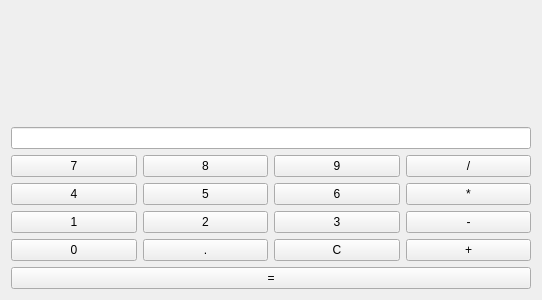
<?xml version="1.0" encoding="UTF-8"?>
<ui version="4.0">
 <class>Calculator</class>
 <widget class="QWidget" name="Calculator">
  <property name="geometry">
   <rect>
    <x>0</x>
    <y>0</y>
    <width>542</width>
    <height>300</height>
   </rect>
  </property>
  <property name="windowTitle">
   <string>Calculator</string>
  </property>
  <layout class="QVBoxLayout" name="verticalLayout">
   <item>
    <layout class="QGridLayout" name="gridLayout">
     <item row="4" column="0">
      <widget class="QPushButton" name="pushButton_1">
       <property name="text">
        <string>1</string>
       </property>
      </widget>
     </item>
     <item row="4" column="2">
      <widget class="QPushButton" name="pushButton_3">
       <property name="text">
        <string>3</string>
       </property>
      </widget>
     </item>
     <item row="5" column="1">
      <widget class="QPushButton" name="pushButton_point">
       <property name="text">
        <string>.</string>
       </property>
      </widget>
     </item>
     <item row="3" column="0">
      <widget class="QPushButton" name="pushButton_4">
       <property name="text">
        <string>4</string>
       </property>
      </widget>
     </item>
     <item row="3" column="1">
      <widget class="QPushButton" name="pushButton_5">
       <property name="text">
        <string>5</string>
       </property>
      </widget>
     </item>
     <item row="2" column="0">
      <widget class="QPushButton" name="pushButton_7">
       <property name="text">
        <string>7</string>
       </property>
      </widget>
     </item>
     <item row="2" column="2">
      <widget class="QPushButton" name="pushButton_9">
       <property name="text">
        <string>9</string>
       </property>
      </widget>
     </item>
     <item row="4" column="3">
      <widget class="QPushButton" name="pushButton_minus">
       <property name="text">
        <string>-</string>
       </property>
      </widget>
     </item>
     <item row="2" column="1">
      <widget class="QPushButton" name="pushButton_8">
       <property name="text">
        <string>8</string>
       </property>
      </widget>
     </item>
     <item row="3" column="3">
      <widget class="QPushButton" name="pushButton_multi">
       <property name="text">
        <string>*</string>
       </property>
      </widget>
     </item>
     <item row="4" column="1">
      <widget class="QPushButton" name="pushButton_2">
       <property name="text">
        <string>2</string>
       </property>
      </widget>
     </item>
     <item row="5" column="3">
      <widget class="QPushButton" name="pushButton_plus">
       <property name="text">
        <string>+</string>
       </property>
      </widget>
     </item>
     <item row="5" column="0">
      <widget class="QPushButton" name="pushButton_0">
       <property name="text">
        <string>0</string>
       </property>
      </widget>
     </item>
     <item row="2" column="3">
      <widget class="QPushButton" name="pushButton_divide">
       <property name="text">
        <string>/</string>
       </property>
      </widget>
     </item>
     <item row="6" column="0" colspan="4">
      <widget class="QPushButton" name="pushButton_equal">
       <property name="text">
        <string>=</string>
       </property>
      </widget>
     </item>
     <item row="5" column="2">
      <widget class="QPushButton" name="pushButton_C">
       <property name="text">
        <string>C</string>
       </property>
      </widget>
     </item>
     <item row="1" column="0" colspan="4">
      <widget class="QLineEdit" name="user_edit">
       <property name="text">
        <string/>
       </property>
      </widget>
     </item>
     <item row="3" column="2">
      <widget class="QPushButton" name="pushButton_6">
       <property name="text">
        <string>6</string>
       </property>
      </widget>
     </item>
     <item row="0" column="0" colspan="4">
      <widget class="QLabel" name="result">
       <property name="font">
        <font>
         <pointsize>22</pointsize>
         <weight>75</weight>
         <bold>true</bold>
        </font>
       </property>
       <property name="text">
        <string/>
       </property>
      </widget>
     </item>
    </layout>
   </item>
  </layout>
 </widget>
 <resources/>
 <connections/>
</ui>
